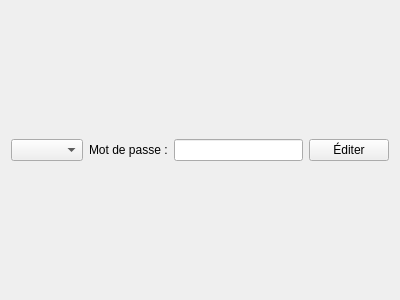
<?xml version="1.0" encoding="UTF-8"?>
<ui version="4.0">
 <class>FormGestionPersonnes</class>
 <widget class="QWidget" name="FormGestionPersonnes">
  <property name="geometry">
   <rect>
    <x>0</x>
    <y>0</y>
    <width>400</width>
    <height>300</height>
   </rect>
  </property>
  <property name="windowTitle">
   <string>Form</string>
  </property>
  <layout class="QHBoxLayout" name="horizontalLayout">
   <item>
    <widget class="QComboBox" name="comboBox"/>
   </item>
   <item>
    <widget class="QLabel" name="lblPasswd">
     <property name="text">
      <string>Mot de passe :</string>
     </property>
    </widget>
   </item>
   <item>
    <widget class="QLineEdit" name="edtPassword"/>
   </item>
   <item>
    <widget class="QPushButton" name="btnEdit">
     <property name="text">
      <string>Éditer</string>
     </property>
    </widget>
   </item>
  </layout>
 </widget>
 <resources/>
 <connections/>
</ui>
